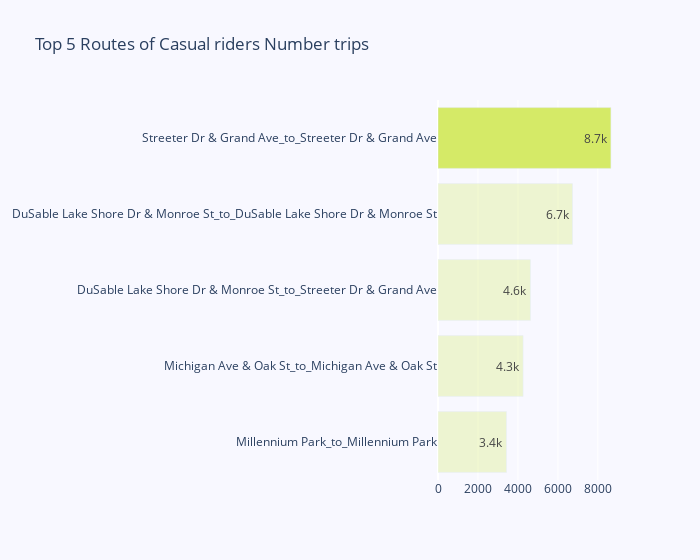

Here is the notebook cell this chart was saved with:
### Code cell
casual_chart(casual['count'], casual['route'], marker_color=colors, orientation='h', text=casual['count'], title='Top 5 Routes of Casual riders Number trips')

### Figure 1 — Plotly figure (JSON) as saved in the notebook; plotly's stock layout.template omitted (floating-point values rounded to 4 significant figures)
{"data": [{"marker": {"color": ["rgba(213,234,103,0.3)", "rgba(213,234,103,0.3)", "rgba(213,234,103,0.3)", "rgba(213,234,103,0.3)", "rgba(213,234,103,1)"]}, "orientation": "h", "text": ["3.4k", "4.3k", "4.6k", "6.7k", "8.7k"], "type": "bar", "x": [3427, 4260, 4626, 6732, 8653], "y": ["Millennium Park_to_Millennium Park", "Michigan Ave & Oak St_to_Michigan Ave & Oak St", "DuSable Lake Shore Dr & Monroe St_to_Streeter Dr & Grand Ave", "DuSable Lake Shore Dr & Monroe St_to_DuSable Lake Shore Dr & Monroe St", "Streeter Dr & Grand Ave_to_Streeter Dr & Grand Ave"]}], "layout": {"paper_bgcolor": "rgb(248, 248, 255)", "plot_bgcolor": "rgb(248, 248, 255)", "title": {"text": "Top 5 Routes of Casual riders Number trips"}, "width": 700}}
